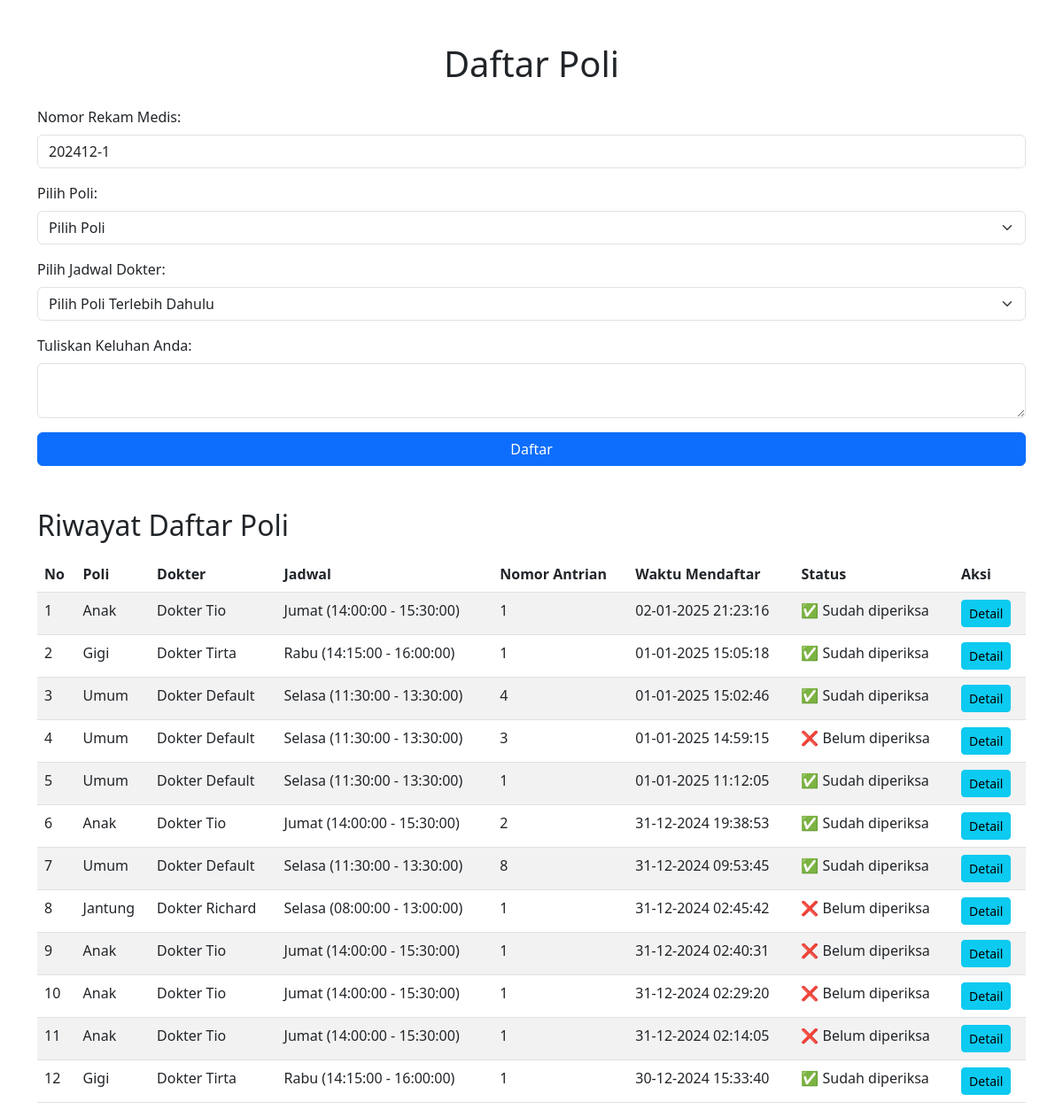
The app's page /pasien/sampah/daftar_poli_coba2.php (signed in) with its own data.
### tables this page shows
CREATE TABLE `pasien` (
  `id` int NOT NULL,
  `nama` varchar(150) NOT NULL,
  `alamat` varchar(255) NOT NULL,
  `no_ktp` varchar(16) NOT NULL,
  `no_hp` varchar(15) NOT NULL,
  `no_rm` char(10) NOT NULL,
  `username` varchar(30) NOT NULL,
  `password` varchar(255) NOT NULL
);

CREATE TABLE `daftar_poli` (
  `id` int NOT NULL,
  `id_pasien` int NOT NULL,
  `id_jadwal` int NOT NULL,
  `keluhan` text NOT NULL,
  `no_antrian` int DEFAULT NULL,
  `status` enum('Belum Diperiksa','Sudah Diperiksa') DEFAULT 'Belum Diperiksa',
  `created_at` datetime DEFAULT CURRENT_TIMESTAMP
);

CREATE TABLE `poli` (
  `id` int NOT NULL,
  `nama_poli` varchar(25) NOT NULL,
  `keterangan` text
);

CREATE TABLE `dokter` (
  `id` int NOT NULL,
  `nama` varchar(150) NOT NULL,
  `alamat` varchar(255) NOT NULL,
  `no_hp` varchar(15) NOT NULL,
  `id_poli` int NOT NULL,
  `username` varchar(20) NOT NULL,
  `password` varchar(255) NOT NULL
);

CREATE TABLE `jadwal_periksa` (
  `id` int NOT NULL,
  `id_dokter` int NOT NULL,
  `hari` varchar(10) NOT NULL,
  `jam_mulai` time NOT NULL,
  `jam_selesai` time NOT NULL,
  `status` enum('Aktif','Tidak Aktif') DEFAULT 'Tidak Aktif'
);

### pasien/sampah/daftar_poli_coba2.php (the view, shortened to what this page needs)
<?php
include '../includes/db.php';
$query_no_rm = $conn->prepare("SELECT no_rm FROM pasien WHERE username = ?");
$query_no_rm->bind_param("s", $_SESSION['username']);
$query_no_rm->execute();
$result_no_rm = $query_no_rm->get_result();
if ($result_no_rm->num_rows > 0) {
    $row_no_rm = $result_no_rm->fetch_assoc();
    $nomor_rekam_medis = $row_no_rm['no_rm'];
} else {
    echo "Data pasien tidak ditemukan. Silakan login kembali.";
    exit();
}
$query_riwayat = "
    SELECT dp.id, po.nama_poli, d.nama AS nama_dokter,
           j.hari, j.jam_mulai, j.jam_selesai, dp.no_antrian, dp.status, dp.created_at
    FROM daftar_poli dp
    JOIN jadwal_periksa j ON dp.id_jadwal = j.id
    JOIN dokter d ON j.id_dokter = d.id
    JOIN poli po ON d.id_poli = po.id
    WHERE dp.id_pasien = (
        SELECT id FROM pasien WHERE no_rm = ?
    )
    ORDER BY dp.id DESC
";
$stmt_riwayat = $conn->prepare($query_riwayat);
$stmt_riwayat->bind_param("s", $nomor_rekam_medis);
$stmt_riwayat->execute();
$result_riwayat = $stmt_riwayat->get_result();
?>
<!DOCTYPE html>
<html lang="en">
<head>
    <link rel="stylesheet" href="https://cdn.jsdelivr.net/npm/bootstrap@5.3.0/dist/css/bootstrap.min.css">
</head>
<body>
    <div class="container mt-5">
        <h1 class="text-center">Daftar Poli</h1>
        <form method="post" class="mt-4">
            <div class="mb-3">
                <label for="nomor_rekam_medis" class="form-label">Nomor Rekam Medis:</label>
                <input type="text" id="nomor_rekam_medis" class="form-control" value="<?php echo $nomor_rekam_medis; ?>" readonly>
            </div>
            <div class="mb-3">
                <label for="poli" class="form-label">Pilih Poli:</label>
                <select name="poli" id="poli" class="form-select" required>
                    <option value="">Pilih Poli</option>
                </select>
            </div>
            <div class="mb-3">
                <label for="jadwal" class="form-label">Pilih Jadwal Dokter:</label>
                <select name="jadwal" id="jadwal" class="form-select" required>
                    <option value="">Pilih Poli Terlebih Dahulu</option>
                </select>
            </div>
            <div class="mb-3">
                <label for="keluhan" class="form-label">Tuliskan Keluhan Anda:</label>
                <textarea name="keluhan" id="keluhan" class="form-control" required></textarea>
            </div>
            <button type="submit" class="btn btn-primary w-100">Daftar</button>
        </form>
        <h2 class="mt-5">Riwayat Daftar Poli</h2>
        <table class="table table-striped mt-3">
            <thead>
                <tr>
                    <th>No</th>
                    <th>Poli</th>
                    <th>Dokter</th>
                    <th>Jadwal</th>
                    <th>Nomor Antrian</th>
                    <th>Waktu Mendaftar</th>
                    <th>Status</th>
                    <th>Aksi</th>
                </tr>
            </thead>
            <tbody>
                <?php
                $no = 1;
                if ($result_riwayat->num_rows > 0):
                    while ($row = $result_riwayat->fetch_assoc()):
                ?>
                    <tr>
                        <td><?php echo $no++; ?></td>
                        <td><?php echo htmlspecialchars($row['nama_poli']); ?></td>
                        <td><?php echo htmlspecialchars($row['nama_dokter']); ?></td>
                        <td><?php echo htmlspecialchars($row['hari'] . " (" . $row['jam_mulai'] . " - " . $row['jam_selesai'] . ")"); ?></td>
                        <td><?php echo $row['no_antrian']; ?></td>
                        <td><?php echo htmlspecialchars(date('d-m-Y H:i:s', strtotime($row['created_at']))); ?></td>
                        <td>
                            <?php if ($row['status'] === 'Belum Diperiksa'): ?>
                                <span>&#10060; Belum diperiksa</span>
                            <?php else: ?>
                                <span>&#9989; Sudah diperiksa</span>
                            <?php endif; ?>
                        </td>
                        <td><a href="detail_daftar_poli.php?id=<?php echo $row['id']; ?>" class="btn btn-info btn-sm">Detail</a></td>
                    </tr>
                <?php
                    endwhile;
                else:
                ?>
                    <tr>
                        <td colspan="8" class="text-center">Belum ada riwayat pendaftaran.</td>
                    </tr>
                <?php endif; ?>
            </tbody>
        </table>
    </div>
</body>
</html>

### records on screen
pasien: no_rm "202412-1"
daftar_poli: poli.nama_poli "Anak", dokter.nama "Dokter Tio", id_jadwal.jam_selesai "Jumat (14:00:00 - 15:30:00)", no_antrian "1", created_at "02-01-2025 21:23:16", status "✅ Sudah diperiksa"
daftar_poli: poli.nama_poli "Gigi", dokter.nama "Dokter Tirta", id_jadwal.jam_selesai "Rabu (14:15:00 - 16:00:00)", no_antrian "1", created_at "01-01-2025 15:05:18", status "✅ Sudah diperiksa"
daftar_poli: poli.nama_poli "Umum", dokter.nama "Dokter Default", id_jadwal.jam_selesai "Selasa (11:30:00 - 13:30:00)", no_antrian "4", created_at "01-01-2025 15:02:46", status "✅ Sudah diperiksa"
daftar_poli: poli.nama_poli "Umum", dokter.nama "Dokter Default", id_jadwal.jam_selesai "Selasa (11:30:00 - 13:30:00)", no_antrian "3", created_at "01-01-2025 14:59:15", status "❌ Belum diperiksa"
daftar_poli: poli.nama_poli "Umum", dokter.nama "Dokter Default", id_jadwal.jam_selesai "Selasa (11:30:00 - 13:30:00)", no_antrian "1", created_at "01-01-2025 11:12:05", status "✅ Sudah diperiksa"
daftar_poli: poli.nama_poli "Anak", dokter.nama "Dokter Tio", id_jadwal.jam_selesai "Jumat (14:00:00 - 15:30:00)", no_antrian "2", created_at "31-12-2024 19:38:53", status "✅ Sudah diperiksa"
daftar_poli: poli.nama_poli "Umum", dokter.nama "Dokter Default", id_jadwal.jam_selesai "Selasa (11:30:00 - 13:30:00)", no_antrian "8", created_at "31-12-2024 09:53:45", status "✅ Sudah diperiksa"
daftar_poli: poli.nama_poli "Jantung", dokter.nama "Dokter Richard", id_jadwal.jam_selesai "Selasa (08:00:00 - 13:00:00)", no_antrian "1", created_at "31-12-2024 02:45:42", status "❌ Belum diperiksa"
daftar_poli: poli.nama_poli "Anak", dokter.nama "Dokter Tio", id_jadwal.jam_selesai "Jumat (14:00:00 - 15:30:00)", no_antrian "1", created_at "31-12-2024 02:40:31", status "❌ Belum diperiksa"
daftar_poli: poli.nama_poli "Anak", dokter.nama "Dokter Tio", id_jadwal.jam_selesai "Jumat (14:00:00 - 15:30:00)", no_antrian "1", created_at "31-12-2024 02:29:20", status "❌ Belum diperiksa"
daftar_poli: poli.nama_poli "Anak", dokter.nama "Dokter Tio", id_jadwal.jam_selesai "Jumat (14:00:00 - 15:30:00)", no_antrian "1", created_at "31-12-2024 02:14:05", status "❌ Belum diperiksa"
daftar_poli: poli.nama_poli "Gigi", dokter.nama "Dokter Tirta", id_jadwal.jam_selesai "Rabu (14:15:00 - 16:00:00)", no_antrian "1", created_at "30-12-2024 15:33:40", status "✅ Sudah diperiksa"
